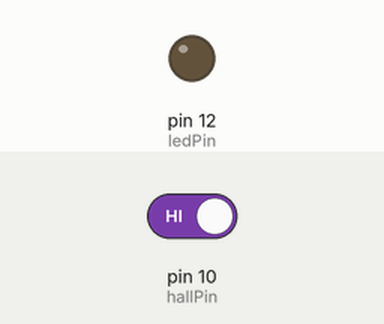
Simulated run of this sketch. Board: Arduino Uno, built with avr-gcc and run on an emulated ATmega328P. Parts: output pins drawn as LEDs (lit = HIGH). The test bench sets the inputs (shaded band); at power-on: pin 10 (hallPin) HIGH.

Above: at 1.2 s.
1.3 s: pin 10 (hallPin) driven LOW
At 1.6 s:
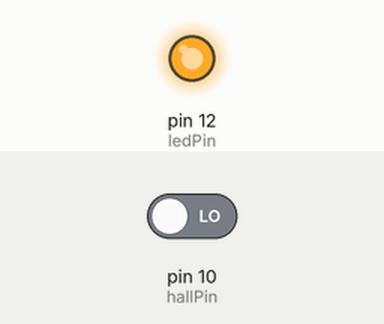
2.8 s: pin 10 (hallPin) driven HIGH
At 4.0 s:
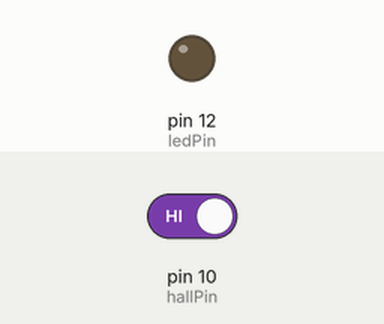
Timing chart, 0 to 5.8 s (numbered marks = the images above; inputs shaded):
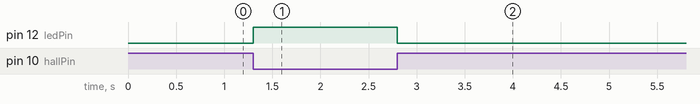

Measured:
- after the input at 1.3 s, pin 12 (ledPin): LOW → HIGH at once
- after the input at 2.8 s, pin 12 (ledPin): HIGH → LOW at once

The sketch:

Hall_Sensor.ino
```cpp
/***************************************
 * Hall sensor module test
 * When the magnet close to the Hall element, high output, LED lights
 ****************************************/

#define ledPin 12
#define hallPin 10
int HallValue = 0;

void setup() {

  pinMode(ledPin,OUTPUT);
}

void loop()
{

  HallValue = digitalRead(hallPin);

  if(HallValue == LOW) {
    digitalWrite(ledPin,HIGH);
  }
  else {
    digitalWrite(ledPin,LOW);
  }
}
```
